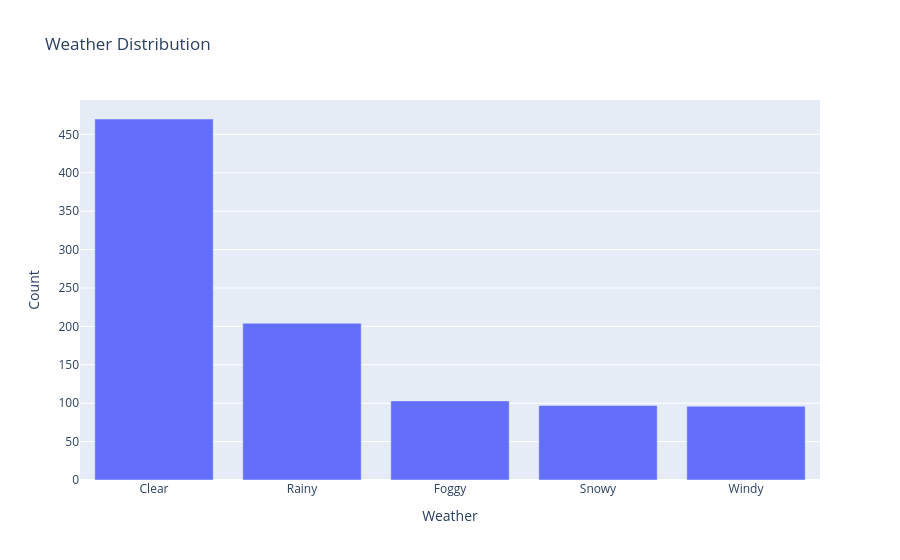

Notebook source saved alongside this figure:
### Markdown cell above
### Distribution of Categorical Variables

### Code cell
weather_count = df["Weather"].value_counts().reset_index()
weather_count.columns = ["Weather", "Count"]

fig = px.bar(weather_count, x = "Weather", y = "Count", title="Weather Distribution")
fig.show()

### Figure 1 — Plotly figure (JSON) as saved in the notebook; plotly's stock layout.template omitted (floating-point values rounded to 4 significant figures)
{"data": [{"alignmentgroup": "True", "hovertemplate": "Weather=%{x}<br>Count=%{y}<extra></extra>", "legendgroup": "", "marker": {"color": "#636efa", "pattern": {"shape": ""}}, "name": "", "offsetgroup": "", "orientation": "v", "showlegend": false, "textposition": "auto", "type": "bar", "x": ["Clear", "Rainy", "Foggy", "Snowy", "Windy"], "xaxis": "x", "y": [470, 204, 103, 97, 96], "yaxis": "y"}], "layout": {"barmode": "relative", "legend": {"tracegroupgap": 0}, "title": {"text": "Weather Distribution"}, "xaxis": {"anchor": "y", "domain": [0, 1], "title": {"text": "Weather"}}, "yaxis": {"anchor": "x", "domain": [0, 1], "title": {"text": "Count"}}}}
